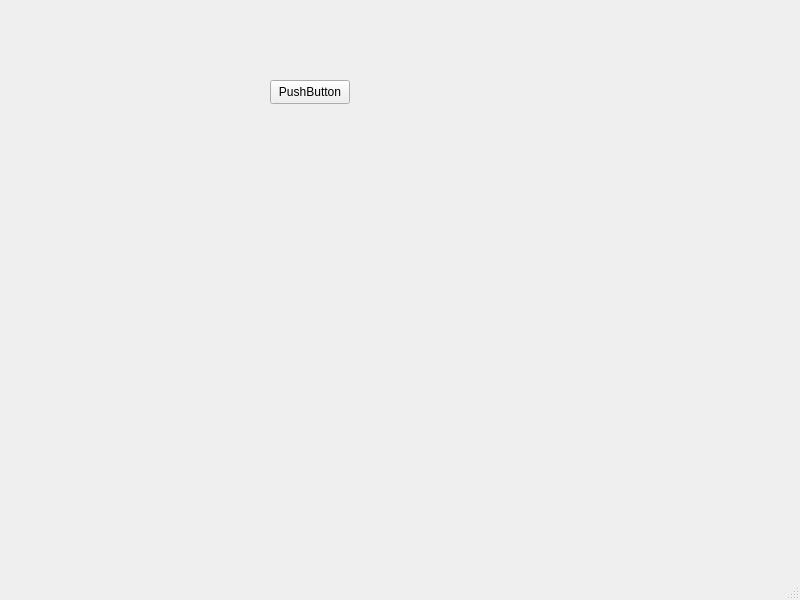
<?xml version="1.0" encoding="UTF-8"?>
<ui version="4.0">
 <class>MainWindow</class>
 <widget class="QMainWindow" name="MainWindow">
  <property name="geometry">
   <rect>
    <x>0</x>
    <y>0</y>
    <width>800</width>
    <height>600</height>
   </rect>
  </property>
  <property name="windowTitle">
   <string>MainWindow</string>
  </property>
  <widget class="QWidget" name="centralwidget">
   <widget class="QPushButton" name="pushButton">
    <property name="geometry">
     <rect>
      <x>270</x>
      <y>80</y>
      <width>80</width>
      <height>24</height>
     </rect>
    </property>
    <property name="text">
     <string>PushButton</string>
    </property>
   </widget>
  </widget>
  <widget class="QMenuBar" name="menubar">
   <property name="geometry">
    <rect>
     <x>0</x>
     <y>0</y>
     <width>800</width>
     <height>21</height>
    </rect>
   </property>
  </widget>
  <widget class="QStatusBar" name="statusbar"/>
 </widget>
 <resources/>
 <connections/>
</ui>
